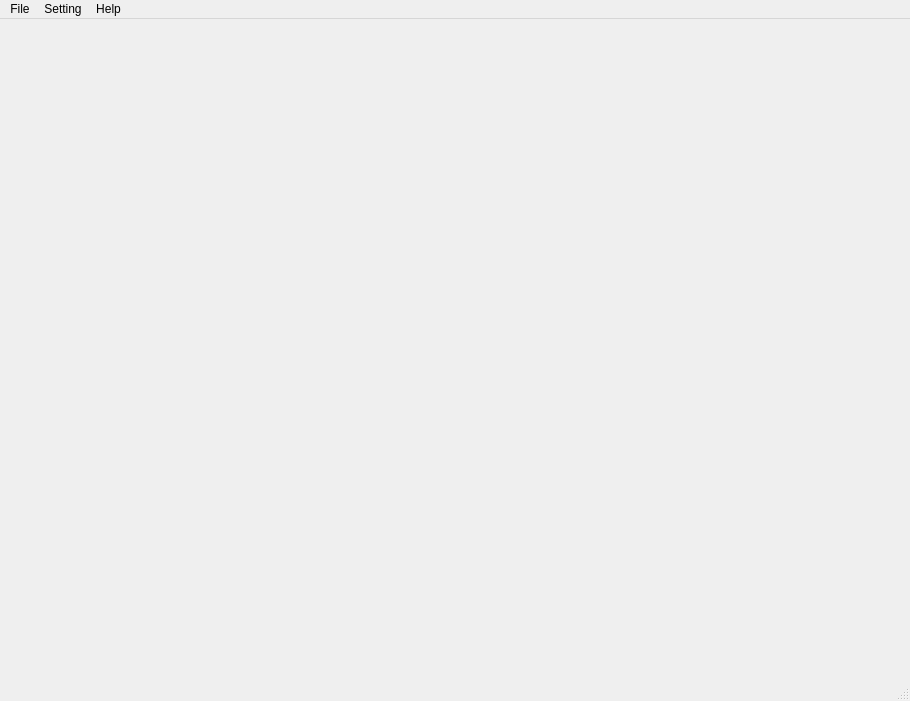
<?xml version="1.0" encoding="UTF-8"?>
<ui version="4.0">
 <class>MainWindow</class>
 <widget class="QMainWindow" name="MainWindow">
  <property name="geometry">
   <rect>
    <x>0</x>
    <y>0</y>
    <width>910</width>
    <height>701</height>
   </rect>
  </property>
  <property name="windowTitle">
   <string>MainWindow</string>
  </property>
  <widget class="QWidget" name="centralwidget">
   <widget class="QWidget" name="gridLayoutWidget">
    <property name="geometry">
     <rect>
      <x>0</x>
      <y>0</y>
      <width>911</width>
      <height>651</height>
     </rect>
    </property>
    <layout class="QGridLayout" name="gridLayout"/>
   </widget>
  </widget>
  <widget class="QMenuBar" name="menubar">
   <property name="geometry">
    <rect>
     <x>0</x>
     <y>0</y>
     <width>910</width>
     <height>21</height>
    </rect>
   </property>
   <widget class="QMenu" name="menu_file">
    <property name="title">
     <string>File</string>
    </property>
   </widget>
   <widget class="QMenu" name="menu_setting">
    <property name="title">
     <string>Setting</string>
    </property>
   </widget>
   <widget class="QMenu" name="menu_help">
    <property name="title">
     <string>Help</string>
    </property>
   </widget>
   <addaction name="menu_file"/>
   <addaction name="menu_setting"/>
   <addaction name="menu_help"/>
  </widget>
  <widget class="QStatusBar" name="main_statusbar"/>
 </widget>
 <resources/>
 <connections/>
</ui>
